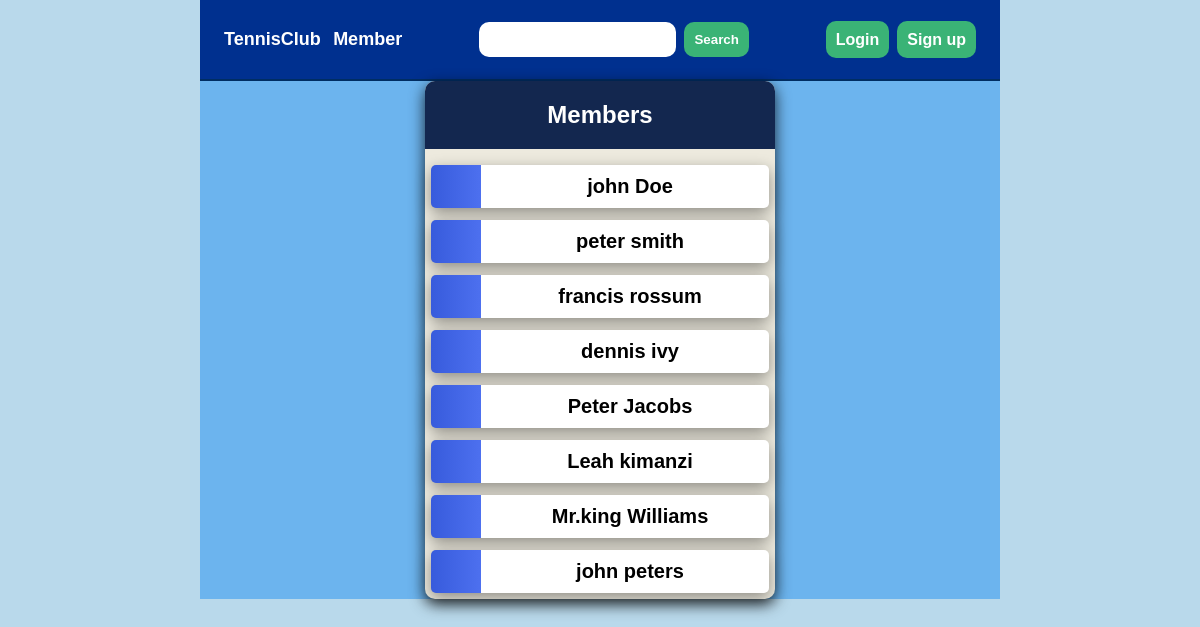
Before: /members/ with the older database file.
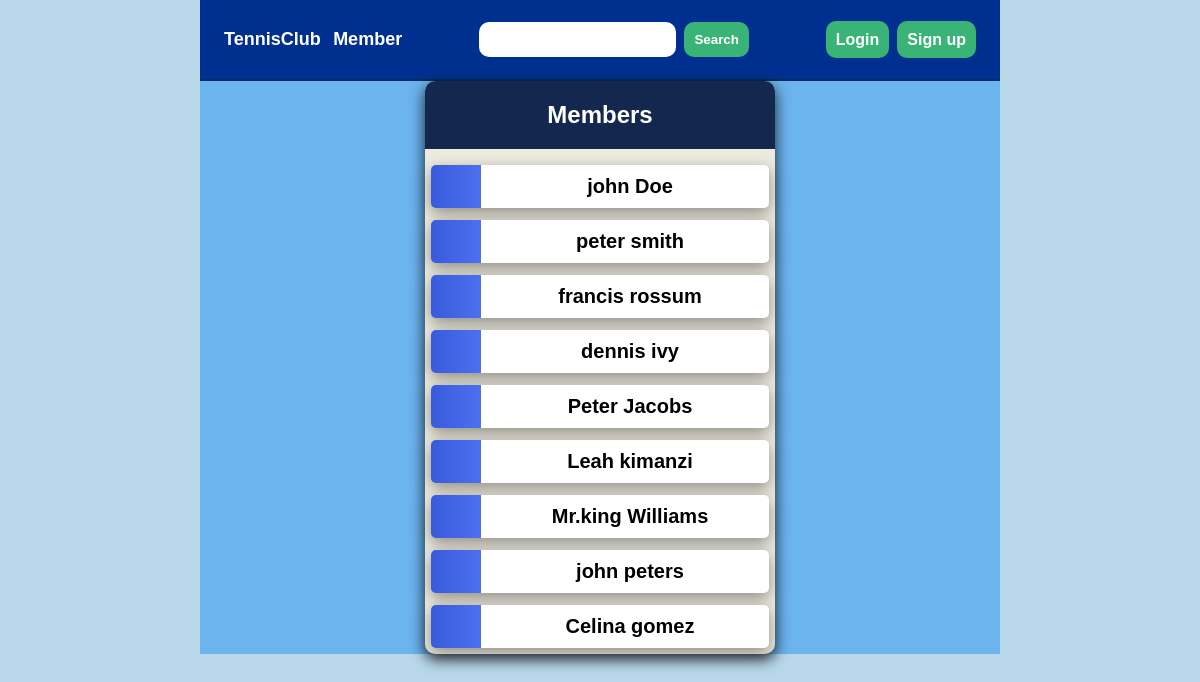
After: the same page with the newer database file.
### members/models.py (models this page shows, shortened)
class Member(models.Model):
    firstname=models.CharField(max_length=200)
    lastname=models.CharField(max_length=200)
    gender=models.CharField(max_length=100)
    phone=models.IntegerField()
    joined_date=models.DateTimeField()

### members/views.py (the view)
# urls.py: path('',views.index,name='index'),
def index(request):
    mydata=Member.objects.all()
    context={'mydata':mydata}
    return render(request, 'members/index.html', context)

### members/templates/members/index.html (shortened to what this page needs)
<!DOCTYPE html>
{% load static %}
<html lang="en">
<head>
    <link rel="stylesheet" href="{%static 'css/main.css' %}">
</head>
<body>
   <div class="container">
    <nav>
        <div class="title">
<a href="{% url 'members:index'%}">TennisClub</a>
<a href="{% url 'members:index'%}">Member</a>
        </div>
    <form action="{% url 'members:search' %} " method="post">
        <div class="search">
          <input type="text" name="q" required/>
          <input type="submit"  value="Search">
        </div>
     </form>
     <div class="login">
        {% if request.user.is_authenticated %}
        <a href="{% url 'members:register'%}">New Member</a>
        <a href="{%url 'user:logout' %}">Logout</a>
        {% else %}
        <ul>
            <li><a href="{% url 'user:login' %}">Login</a></li>
            <li><a href="{% url 'user:register' %}">Sign up</a></li>
        </ul>
        {% endif %}
     </div>
    </nav>
    <div class="content">
    <h2>Members</h2>
    {% for i in mydata %}
    <ul>
        <li><a href="{% url 'members:detail' i.id%}">{{i.firstname}}  {{i.lastname}}</a></li>
    </ul>
    {% endfor %}
  </div>
   </div>
</body>
</html>

### static/css/main.css (style rules this page uses)
* { padding: 0; margin: 0; box-sizing: border-box; }
body { font-family: 'Trebuchet MS', 'Lucida Sans Unicode', 'Lucida Grande', 'Lucida Sans', Arial, sans-serif; background-color:#B9D9EB ; }
.container { max-width: 800px; margin: auto; background-color:#6CB4EE; height: 100%; }
nav { display: flex; justify-content: space-between; align-items: center; background-color: #00308F; padding: 20px; border-bottom: 2px solid #002D62; }
.title a { text-decoration: none; color: #fff; margin: 4px; font-size:large; font-weight: 800; }
input { padding: 10px; border: none; border-radius: 10px; margin: 2px; }
input[type=submit] { background-color: rgb(58, 179, 118); color: #ffff; font-weight: 600; }
.content { width: 350px; background-color: #ffffff; box-shadow: 0px 5px 15px rgba(0,0,0,0.8); border-radius: 10px; border: none; margin: auto; display: flex; justify-content: center; align-items: center; flex-direction: column; }
.login ul { display: flex; align-items: center; justify-content: center; list-style: none; }
.login ul li a { margin: 4px; text-decoration: none; padding: 10px; color: #ffff; background-color:rgb(58, 179, 118) ; border-radius: 10px; font-weight: 600; }
.content { background-color: #EDEADE; }
.content h2 { width: 100%; border-top-right-radius: 10px; border-top-left-radius: 10px; text-align: center; margin-bottom: 10px; padding: 20px; background-color:#13274F; color: #fff; }
.content ul { width: 100%; list-style-type: none; padding: 0; margin: 0; }
.content ul li { background-image: linear-gradient(to right, #375BDC, #4D70EF); background-size: 50px 60px; background-color: #ffffff; margin: 6px; text-align: center; display:block; background-repeat: no-repeat; border-radius: 5px; cursor: pointer; transition: transform .25s; list-style: none; padding: 10px; padding-left: 70px; box-shadow: 0 5px 15px rgba(0, 0, 0, 0.4); }
.content ul li a { text-decoration: none; color: #000; font-size: 20px; font-weight: 800; }

Changed rows visible on the page:
added Member: firstname "Celina", lastname "gomez"
